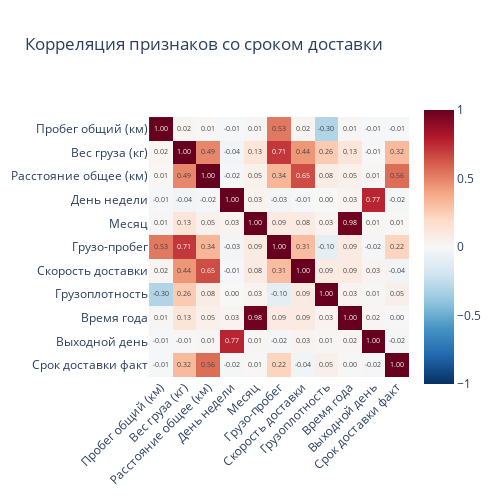

The notebook cell saved with this chart:
### Markdown cell above
## График 5. Корреляционная матрица (топ признаков)

### Code cell
# 5. Тепловая карта корреляций (матрица)
corr_matrix = data[numeric_features + ['Срок доставки факт']].corr()

# Создаем сокращенную матрицу только с целевой переменной
target_corr = corr_matrix[['Срок доставки факт']].T

heat_fig = px.imshow(
    corr_matrix,
    title='Корреляция признаков со сроком доставки',
    height=500, 
    width=500, 
    text_auto='.2f', 
    color_continuous_scale='RdBu_r',
    zmin=-1, zmax=1
)
heat_fig.update_xaxes(tickangle=-45)
heat_fig.show()

### Figure 1 — Plotly figure (JSON) as saved in the notebook; plotly's stock layout.template omitted (floating-point values rounded to 4 significant figures)
{"data": [{"coloraxis": "coloraxis", "hovertemplate": "x: %{x}<br>y: %{y}<br>color: %{z}<extra></extra>", "name": "0", "texttemplate": "%{z:.2f}", "type": "heatmap", "x": ["Пробег общий (км)", "Вес груза (кг)", "Расстояние общее (км)", "День недели", "Месяц", "Грузо-пробег", "Скорость доставки", "Грузоплотность", "Время года", "Выходной день", "Срок доставки факт"], "xaxis": "x", "y": ["Пробег общий (км)", "Вес груза (кг)", "Расстояние общее (км)", "День недели", "Месяц", "Грузо-пробег", "Скорость доставки", "Грузоплотность", "Время года", "Выходной день", "Срок доставки факт"], "yaxis": "y", "z": [[1.0, 0.01937, 0.00826, -0.008666, 0.01091, 0.5299, 0.01917, -0.3001, 0.01237, -0.009515, -0.01184], [0.01937, 1.0, 0.4898, -0.03597, 0.1287, 0.7129, 0.4406, 0.2618, 0.1276, -0.007432, 0.3213], [0.00826, 0.4898, 1.0, -0.02131, 0.04802, 0.338, 0.6515, 0.07891, 0.05037, 0.01242, 0.5605], [-0.008666, -0.03597, -0.02131, 1.0, 0.03161, -0.02866, -0.008593, 0.003197, 0.02975, 0.7666, -0.01593], [0.01091, 0.1287, 0.04802, 0.03161, 1.0, 0.09345, 0.08276, 0.03203, 0.9786, 0.0109, 0.01009], [0.5299, 0.7129, 0.338, -0.02866, 0.09345, 1.0, 0.3131, -0.1025, 0.092, -0.01705, 0.2211], [0.01917, 0.4406, 0.6515, -0.008593, 0.08276, 0.3131, 1.0, 0.08637, 0.09311, 0.02829, -0.03791], [-0.3001, 0.2618, 0.07891, 0.003197, 0.03203, -0.1025, 0.08637, 1.0, 0.02845, 0.01083, 0.05483], [0.01237, 0.1276, 0.05037, 0.02975, 0.9786, 0.092, 0.09311, 0.02845, 1.0, 0.01807, 0.004099], [-0.009515, -0.007432, 0.01242, 0.7666, 0.0109, -0.01705, 0.02829, 0.01083, 0.01807, 1.0, -0.01754], [-0.01184, 0.3213, 0.5605, -0.01593, 0.01009, 0.2211, -0.03791, 0.05483, 0.004099, -0.01754, 1.0]]}], "layout": {"coloraxis": {"cmax": 1, "cmin": -1, "colorscale": [[0, "rgb(5,48,97)"], [0.1, "rgb(33,102,172)"], [0.2, "rgb(67,147,195)"], [0.3, "rgb(146,197,222)"], [0.4, "rgb(209,229,240)"], [0.5, "rgb(247,247,247)"], [0.6, "rgb(253,219,199)"], [0.7, "rgb(244,165,130)"], [0.8, "rgb(214,96,77)"], [0.9, "rgb(178,24,43)"], [1, "rgb(103,0,31)"]]}, "height": 500, "title": {"text": "Корреляция признаков со сроком доставки"}, "width": 500, "xaxis": {"anchor": "y", "constrain": "domain", "domain": [0, 1], "scaleanchor": "y", "tickangle": -45}, "yaxis": {"anchor": "x", "autorange": "reversed", "constrain": "domain", "domain": [0, 1]}}}
